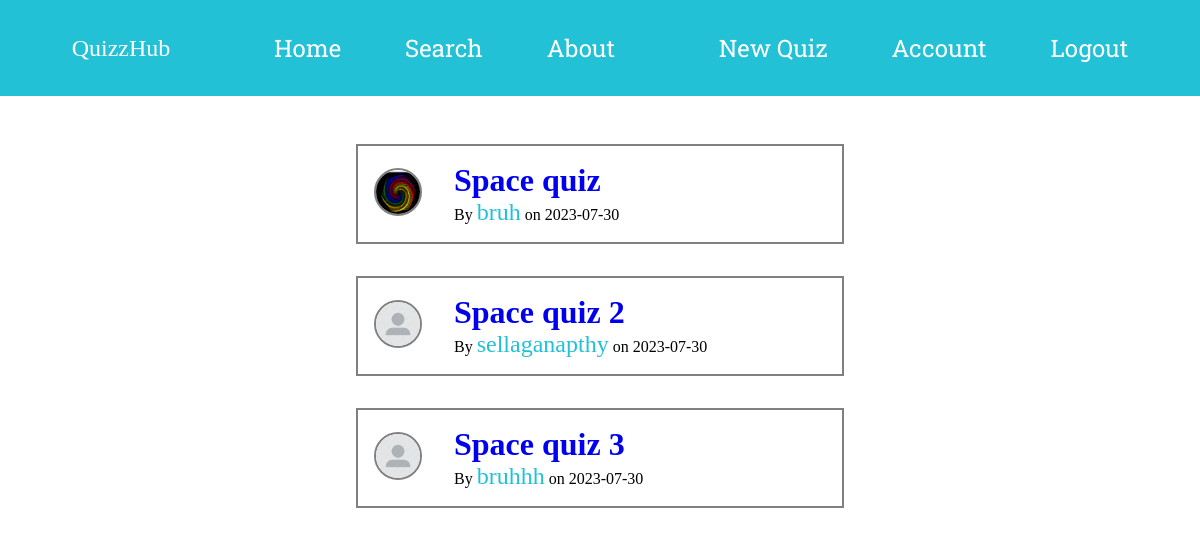
Screenshot of /home (signed in) with the database file from the repository.
### quizzhub/models.py (models this page shows, shortened)
class Quiz(db.Model):
    id = db.Column(db.Integer, primary_key=True)
    title = db.Column(db.String(100), nullable=False)
    date_posted = db.Column(db.DateTime, nullable=False, default=datetime.utcnow)
    question = db.Column(db.Text, nullable=False)
    option1 = db.Column(db.String(100), nullable=False)
    option2 = db.Column(db.String(100), nullable=False)
    option3 = db.Column(db.String(100), nullable=False)
    option4 = db.Column(db.String(100), nullable=False)
    correct_option = db.Column(db.String(100), nullable=False)
    user_id = db.Column(db.Integer, db.ForeignKey('user.id'), nullable=False)

class User(db.Model,UserMixin):
    id = db.Column(db.Integer, primary_key=True)
    username = db.Column(db.String(20), unique=True, nullable=False)
    email = db.Column(db.String(120), unique=True, nullable=False)
    image_file = db.Column(db.String(20), nullable=False, default='default.jpg')
    password = db.Column(db.String(60), nullable=False)
    quizes = db.relationship('Quiz', backref='author', lazy=True)

### quizzhub/routes.py (the view)
@app.route("/")
@app.route("/home")
@login_required
def home():
    quizes=Quiz.query.all()
    return render_template('home.html', quizes=quizes)

### quizzhub/models.py (called while the page is built)
@login_manager.user_loader
def load_user(user_id):
    return User.query.get(int(user_id))

### quizzhub/templates/home.html
{% extends "layout.html" %}
{% block content %}
{% for quiz in quizes %}
    <div class="quiz-container">
        <a href="{{url_for('user_account',user_id=quiz.author.id)}}">
            <img class="display-img" src="{{url_for('static',filename='profile_pics/'+ quiz.author.image_file)}}" alt="">
        </a>
        <div class="display-content">
            <h1><a href="{{url_for('quiz',quiz_id=quiz.id)}}">{{quiz.title}}</a></h1>
            <p>By <span>{{quiz.author.username}}</span> on {{quiz.date_posted.strftime('%Y-%m-%d')}}</p>
        </div>
    </div>
{% endfor %}
{% endblock content%}

### quizzhub/templates/layout.html (shortened to what this page needs)
<!DOCTYPE html>
<html lang="en">
<head>
    <link rel="stylesheet" href="{{ url_for('static', filename='css/main.css') }}">
</head>
<body>
    <header class="site-header">
        <nav class="navbar">
            <div class="nav-item"><a href="#"  id="title">QuizzHub</a></div>
            <div class="sub-nav">
                <div class="nav-item"><a href="{{ url_for('home') }}">Home</a></div>
                <div class="nav-item"><a href="{{ url_for('search') }}">Search</a></div>
                <div class="nav-item"><a href="{{ url_for('about') }}">About</a></div>
            </div>
            <div class="sub-nav">
                {% if current_user.is_authenticated %}
                    <div class="nav-item"><a href="{{ url_for('new_quiz') }}">New Quiz</a></div>
                    <div class="nav-item"><a href="{{ url_for('account') }}">Account</a></div>
                    <div class="nav-item"><a href="{{ url_for('logout') }}">Logout</a></div>
                {% else %}
                    <div class="nav-item"><a href="{{ url_for('register') }}">Register</a></div>
                    <div class="nav-item"><a href="{{ url_for('login') }}">Login</a></div>
                {% endif %}
            </div>
        </nav>
    </header>
    <div class="main-wrapper">
        <aside class="side-bar">
        </aside>
        <main class="main-content">
            {% block content %}{% endblock %}
        </main>
        <aside class="side-bar">
        </aside>
    </div>
</body>
</html>

### quizzhub/static/css/main.css (style rules this page uses)
:root { --blue:rgb(34, 193, 214) }
* { padding: 0; margin: 0; box-sizing: border-box; }
body { width: 100vw; min-height: 100vh; }
.site-header { height: auto; }
.navbar { width:100%; height: 100%; background-color: var(--blue); display:flex; justify-content: space-evenly; align-items: center; }
.sub-nav { display: flex; height: 100%; }
#title { font-family: 'Playfair Display'; font-style: bold; }
.nav-item { font-size: 1.5rem; display: flex; justify-content: center; align-items: center; height: 100%; padding:2rem; }
.nav-item a { color:white; font-family: 'Roboto Slab', serif; text-align: center; text-decoration: none; }
.main-wrapper { display: grid; grid-template-columns: 1fr 2fr 1fr; grid-column-gap: 1rem; }
.main-content { padding: 1rem; }
.display-img { border-radius: 50%; border: 2px solid gray; width: 3rem; height: 3rem; }
.quiz-container { border: 2px solid gray; margin: 2rem; padding: 1rem; display: flex; align-items: center; justify-content: flex-start; gap: 2rem; }
.display-content a { text-decoration: none; }
.display-content span { color: var(--blue); font-size: 1.5rem; }

### rows the page displays
Quiz: image_file (picture), title "Space quiz", author.username "bruh", date_posted "2023-07-30"
Quiz: image_file (placeholder picture), title "Space quiz 2", author.username "sellaganapthy", date_posted "2023-07-30"
Quiz: image_file (placeholder picture), title "Space quiz 3", author.username "bruhhh", date_posted "2023-07-30"
